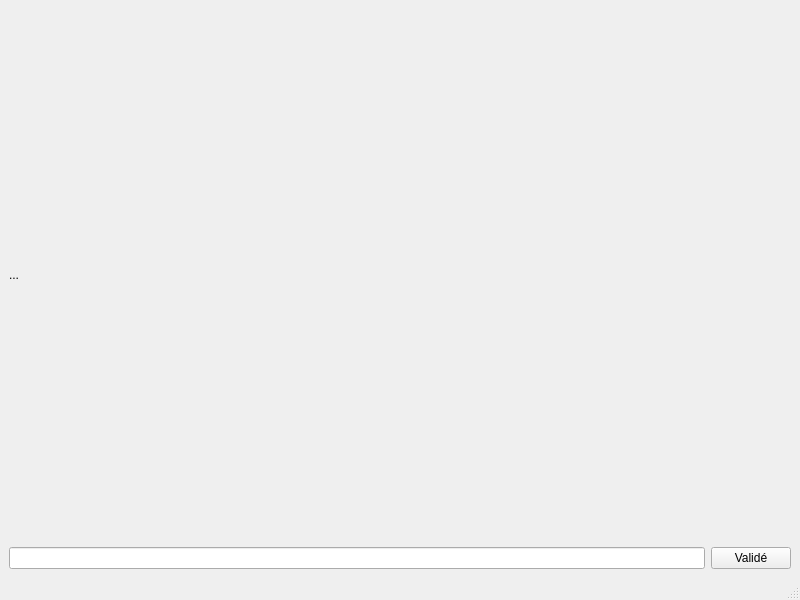
<?xml version="1.0" encoding="UTF-8"?>
<ui version="4.0">
 <class>MainWindow</class>
 <widget class="QMainWindow" name="MainWindow">
  <property name="geometry">
   <rect>
    <x>0</x>
    <y>0</y>
    <width>800</width>
    <height>600</height>
   </rect>
  </property>
  <property name="windowTitle">
   <string>MainWindow</string>
  </property>
  <widget class="QWidget" name="centralwidget">
   <layout class="QGridLayout" name="gridLayout">
    <item row="1" column="0">
     <widget class="QLineEdit" name="InputLineEdit"/>
    </item>
    <item row="1" column="1">
     <widget class="QPushButton" name="ValidationBtn">
      <property name="text">
       <string>Validé</string>
      </property>
     </widget>
    </item>
    <item row="0" column="0" colspan="2">
     <widget class="QLabel" name="ConsoleLbl">
      <property name="text">
       <string>...</string>
      </property>
     </widget>
    </item>
   </layout>
  </widget>
  <widget class="QMenuBar" name="menubar">
   <property name="geometry">
    <rect>
     <x>0</x>
     <y>0</y>
     <width>800</width>
     <height>26</height>
    </rect>
   </property>
  </widget>
  <widget class="QStatusBar" name="statusbar"/>
 </widget>
 <resources/>
 <connections/>
</ui>
